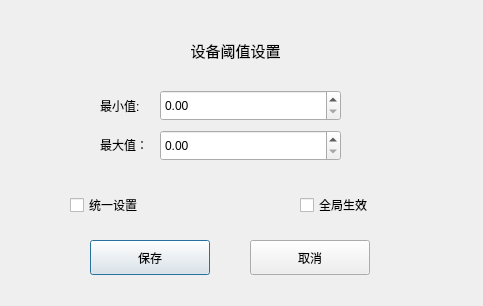
<?xml version="1.0" encoding="UTF-8"?>
<ui version="4.0">
 <class>SetThresholdDlg</class>
 <widget class="QDialog" name="SetThresholdDlg">
  <property name="geometry">
   <rect>
    <x>0</x>
    <y>0</y>
    <width>483</width>
    <height>306</height>
   </rect>
  </property>
  <property name="maximumSize">
   <size>
    <width>483</width>
    <height>306</height>
   </size>
  </property>
  <property name="windowTitle">
   <string>Dialog</string>
  </property>
  <property name="styleSheet">
   <string notr="true">font: 11pt &quot;微软雅黑&quot;;
color: rgb(0, 0, 0);</string>
  </property>
  <widget class="QLabel" name="titleLabel">
   <property name="geometry">
    <rect>
     <x>90</x>
     <y>20</y>
     <width>291</width>
     <height>60</height>
    </rect>
   </property>
   <property name="font">
    <font>
     <family>微软雅黑</family>
     <pointsize>11</pointsize>
     <weight>50</weight>
     <italic>false</italic>
     <bold>false</bold>
    </font>
   </property>
   <property name="text">
    <string>设备阈值设置</string>
   </property>
   <property name="alignment">
    <set>Qt::AlignCenter</set>
   </property>
  </widget>
  <widget class="QLabel" name="label_2">
   <property name="geometry">
    <rect>
     <x>100</x>
     <y>91</y>
     <width>61</width>
     <height>30</height>
    </rect>
   </property>
   <property name="text">
    <string>最小值:</string>
   </property>
  </widget>
  <widget class="QLabel" name="label_5">
   <property name="geometry">
    <rect>
     <x>100</x>
     <y>130</y>
     <width>61</width>
     <height>30</height>
    </rect>
   </property>
   <property name="text">
    <string>最大值：</string>
   </property>
  </widget>
  <widget class="QCheckBox" name="uniteCheckBox">
   <property name="geometry">
    <rect>
     <x>70</x>
     <y>190</y>
     <width>180</width>
     <height>30</height>
    </rect>
   </property>
   <property name="text">
    <string>统一设置</string>
   </property>
  </widget>
  <widget class="QCheckBox" name="wholeCheckBox">
   <property name="geometry">
    <rect>
     <x>300</x>
     <y>190</y>
     <width>181</width>
     <height>30</height>
    </rect>
   </property>
   <property name="text">
    <string>全局生效</string>
   </property>
  </widget>
  <widget class="QPushButton" name="saveBtn">
   <property name="geometry">
    <rect>
     <x>90</x>
     <y>240</y>
     <width>120</width>
     <height>35</height>
    </rect>
   </property>
   <property name="text">
    <string>保存</string>
   </property>
  </widget>
  <widget class="QPushButton" name="cancelBtn">
   <property name="geometry">
    <rect>
     <x>250</x>
     <y>240</y>
     <width>120</width>
     <height>35</height>
    </rect>
   </property>
   <property name="text">
    <string>取消</string>
   </property>
  </widget>
  <widget class="QDoubleSpinBox" name="minSpin">
   <property name="geometry">
    <rect>
     <x>160</x>
     <y>90</y>
     <width>181</width>
     <height>31</height>
    </rect>
   </property>
   <property name="maximum">
    <double>1000.000000000000000</double>
   </property>
  </widget>
  <widget class="QDoubleSpinBox" name="maxSpin">
   <property name="geometry">
    <rect>
     <x>160</x>
     <y>130</y>
     <width>181</width>
     <height>31</height>
    </rect>
   </property>
   <property name="maximum">
    <double>500.000000000000000</double>
   </property>
  </widget>
 </widget>
 <tabstops>
  <tabstop>cancelBtn</tabstop>
  <tabstop>minSpin</tabstop>
  <tabstop>maxSpin</tabstop>
  <tabstop>uniteCheckBox</tabstop>
  <tabstop>wholeCheckBox</tabstop>
  <tabstop>saveBtn</tabstop>
 </tabstops>
 <resources/>
 <connections>
  <connection>
   <sender>cancelBtn</sender>
   <signal>clicked()</signal>
   <receiver>SetThresholdDlg</receiver>
   <slot>close()</slot>
   <hints>
    <hint type="sourcelabel">
     <x>239</x>
     <y>257</y>
    </hint>
    <hint type="destinationlabel">
     <x>160</x>
     <y>152</y>
    </hint>
   </hints>
  </connection>
 </connections>
</ui>
